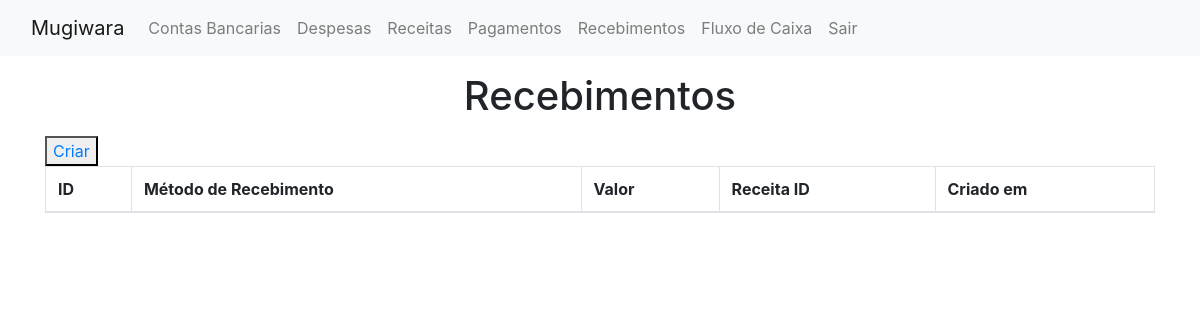
The app's page /show_recebimentos/, older data.
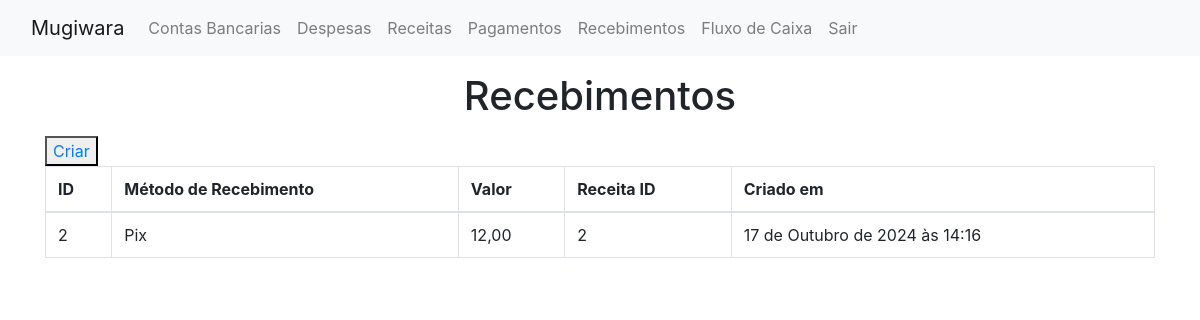
The same page, newer data.
### mugiwara/models/recebimento.py (models this page shows, shortened)
class recebimento(models.Model):
    class  metodos_recebimento(models.IntegerChoices):
        DINHEIRO = 1, "Dinheiro"
        PIX = 2, "Pix"
    valor_pago = models.DecimalField(decimal_places=2, max_digits=9)
    metodo_recebimento = models.IntegerField(
        choices = metodos_recebimento,
        default = metodos_recebimento.DINHEIRO,
    )
    created_at = models.DateTimeField(auto_now_add=True)
    receita_id = models.ForeignKey(
        receita,
        on_delete = models.CASCADE
    )
    conta_bancaria_id = models.ForeignKey(
        conta_bancaria,
        on_delete = models.SET_NULL,
        null = True,
        blank = True
    )
    class Meta:
        ordering = ['-created_at']

### mugiwara/models/receita.py (models this page shows, shortened)
class receita(models.Model):
    class status_choices(models.IntegerChoices):
        ABERTO = 1, "Em Aberto"
        PAGO = 2, "Pago"
    class categoria_choices(models.IntegerChoices):
        C1 = 1, "Categoria 1"
        C2 = 2, "Categoria 2"
        C3 = 3, "Categoria 3"
        C4 = 4, "Categoria 4"
    descricao = models.TextField()
    data_vencimento = models.DateField(auto_now=False, auto_now_add=False)
    valor = models.DecimalField(decimal_places=2, max_digits=9)
    categoria = models.IntegerField(
        choices = categoria_choices,
        default = categoria_choices.C1
    )
    status = models.IntegerField(
        choices = status_choices,
        default = status_choices.ABERTO
    )
    created_at = models.DateTimeField(auto_now_add=True)
    class Meta:
        ordering = ['-created_at']

### mugiwara/views.py (the view)
# urls.py: path('show_recebimentos/', views.showRecebimentoView, name='show_recebimentos'),
def showRecebimentoView(request):
    recebimentos = recebimento.objects.all()
    context = {
        'recebimentos': recebimentos
    }
    return render(request, 'mugiwara/show_recebimentos.html', context)

### mugiwara/templates/mugiwara/show_recebimentos.html (shortened to what this page needs)
{% extends 'layout.html' %}
{% block content %}
<div class="container">
<h1 class="text-center mt-3 mb-3">Recebimentos</h1>
<button><a href="{% url 'show_receita' %}">Criar</a></button>
<table class="table table-bordered">
   <thead>
     <tr>
       <th scope="col">ID</th>
       <th scope="col">Método de Recebimento</th>
       <th scope="col">Valor</th>
       <th scope="col">Receita ID</th>
       <th scope="col">Criado em</th>
     </tr>
   </thead>
   <tbody>
   {% for recebimento in recebimentos %}
     <tr>
       <td>{{recebimento.id}}</td>
       <td>{{recebimento.get_metodo_recebimento_display}}</td>
       <td>{{recebimento.valor_pago}}</td>
       <td>{{recebimento.receita_id.id}}</td>
       <td>{{recebimento.created_at}}</td>
     </tr>
   {% endfor %}
   </tbody>
 </table>
</div>
{% endblock %}

Row changes from the older to the newer data that the page shows:
added recebimento: id "2", metodo_recebimento "Pix", valor_pago "12,00", receita_id.id "2", created_at "17 de Outubro de 2024 às 14:16"
